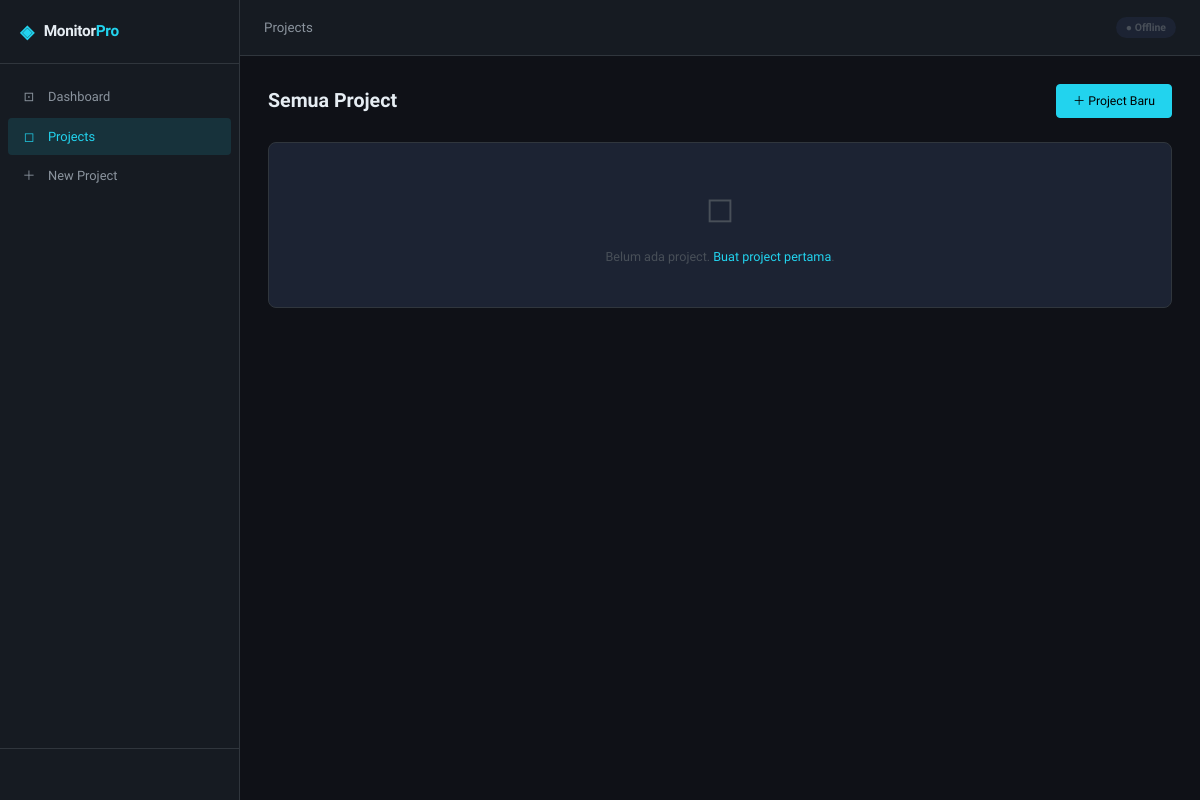
The page /projects/ on the database as committed earlier.
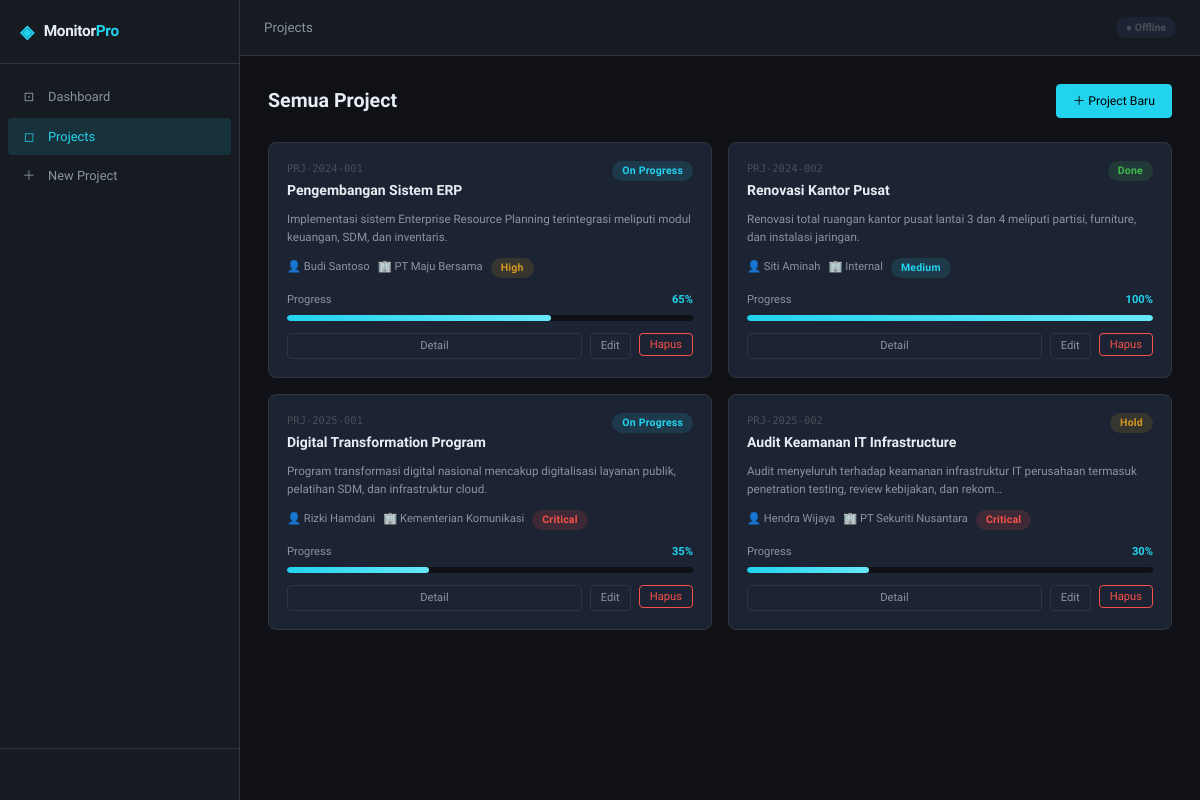
The same page on the database as committed later.
### tables this page shows
CREATE TABLE projects (
    id          INTEGER PRIMARY KEY AUTOINCREMENT,
    kode        TEXT UNIQUE NOT NULL,
    judul       TEXT NOT NULL,
    pic         TEXT,
    start_date  DATE,
    end_date    DATE,
    status      TEXT DEFAULT 'planning',
    prioritas   TEXT DEFAULT 'medium',
    klien       TEXT,
    deskripsi   TEXT,
    progress    INTEGER DEFAULT 0,
    created_at  DATETIME DEFAULT CURRENT_TIMESTAMP,
    updated_at  DATETIME DEFAULT CURRENT_TIMESTAMP
);

### routes/project.py (the view)
@bp.route('/')
def list_projects():
    conn = get_db()
    projects = [dict(r) for r in conn.execute(
        "SELECT * FROM projects ORDER BY updated_at DESC"
    ).fetchall()]
    conn.close()
    return render_template('project/list.html', projects=projects, active_page='projects')

### database.py (called while the page is built)
def get_db():
    conn = sqlite3.connect(current_app.config['DATABASE'])
    conn.row_factory = sqlite3.Row
    conn.execute("PRAGMA foreign_keys = ON")
    conn.execute("PRAGMA journal_mode = WAL")
    return conn

### templates/project/list.html (shortened to what this page needs)
{% extends "base.html" %}
{% block head %}
<link rel="stylesheet" href="{{ url_for('static', filename='css/dashboard.css') }}">
{% endblock %}
{% block topbar_title %}Projects{% endblock %}
{% block content %}
<div class="page-header">
  <h1>Semua Project</h1>
  <a href="{{ url_for('project.new_project') }}" class="btn btn-primary">＋ Project Baru</a>
</div>
{% if projects %}
<div class="project-grid" id="project-cards">
  {% for p in projects %}
  <div class="project-card">
    <div class="project-card-header">
      <div>
        <div class="project-card-code">{{ p.kode }}</div>
        <div class="project-card-title">
          <a href="{{ url_for('project.project_detail', id=p.id) }}">{{ p.judul }}</a>
        </div>
      </div>
      <div class="badge badge-{{ p.status }}">
        {{ {'planning':'Planning','on_progress':'On Progress','done':'Done','hold':'Hold'}.get(p.status, p.status) }}
      </div>
    </div>
    {% if p.deskripsi %}
    <p class="project-card-desc">{{ p.deskripsi[:120] }}{% if p.deskripsi|length > 120 %}…{% endif %}</p>
    {% endif %}
    <div class="project-card-meta">
      {% if p.pic %}<span>👤 {{ p.pic }}</span>{% endif %}
      {% if p.klien %}<span>🏢 {{ p.klien }}</span>{% endif %}
      <span class="badge badge-{{ p.prioritas }}">{{ p.prioritas|capitalize }}</span>
    </div>
    <div class="project-card-progress">
      <div style="display:flex;justify-content:space-between;margin-bottom:6px;font-size:.8rem">
        <span style="color:var(--text-secondary)">Progress</span>
        <span style="color:var(--accent);font-weight:600">{{ p.progress }}%</span>
      </div>
      <div class="progress-wrap">
        <div class="progress-bar" style="width:{{ p.progress }}%"></div>
      </div>
    </div>
    <div style="display:flex;gap:8px;margin-top:12px">
      <a href="{{ url_for('project.project_detail', id=p.id) }}" class="btn btn-secondary btn-sm" style="flex:1;justify-content:center">Detail</a>
      <a href="{{ url_for('project.edit_project', id=p.id) }}" class="btn btn-secondary btn-sm">Edit</a>
      <form method="POST" action="{{ url_for('project.delete_project', id=p.id) }}" onsubmit="return confirm('Hapus project ini?')">
        <button class="btn btn-danger btn-sm" type="submit">Hapus</button>
      </form>
    </div>
  </div>
  {% endfor %}
</div>
{% else %}
<div class="empty-state card">
  <div class="empty-state-icon">◻</div>
  <p>Belum ada project. <a href="{{ url_for('project.new_project') }}">Buat project pertama</a>.</p>
</div>
{% endif %}
{% endblock %}

Rows that differ between the two databases and show on the page:
added projects: kode "PRJ-2024-001", judul "Pengembangan Sistem ERP", status "On Progress", deskripsi "Implementasi sistem Enterprise Resource Planning terintegrasi meliputi modul keuangan, SDM, dan inventaris.", pic "Budi Santoso", klien "PT Maju Bersama", prioritas "High", progress "65"
added projects: kode "PRJ-2024-002", judul "Renovasi Kantor Pusat", status "Done", deskripsi "Renovasi total ruangan kantor pusat lantai 3 dan 4 meliputi partisi, furniture, dan instalasi jaringan.", pic "Siti Aminah", klien "Internal", prioritas "Medium", progress "100"
added projects: kode "PRJ-2025-001", judul "Digital Transformation Program", status "On Progress", deskripsi "Program transformasi digital nasional mencakup digitalisasi layanan publik, pelatihan SDM, dan infrastruktur cloud.", pic "Rizki Hamdani", klien "Kementerian Komunikasi", prioritas "Critical", progress "35"
added projects: kode "PRJ-2025-002", judul "Audit Keamanan IT Infrastructure", status "Hold", deskripsi "Audit menyeluruh terhadap keamanan infrastruktur IT perusahaan termasuk penetration testing, review kebijakan, dan rekom", pic "Hendra Wijaya", klien "PT Sekuriti Nusantara", prioritas "Critical", progress "30"
Other text that changed with them:
text no longer shown: "◻ Belum ada project. Buat project pertama ."
